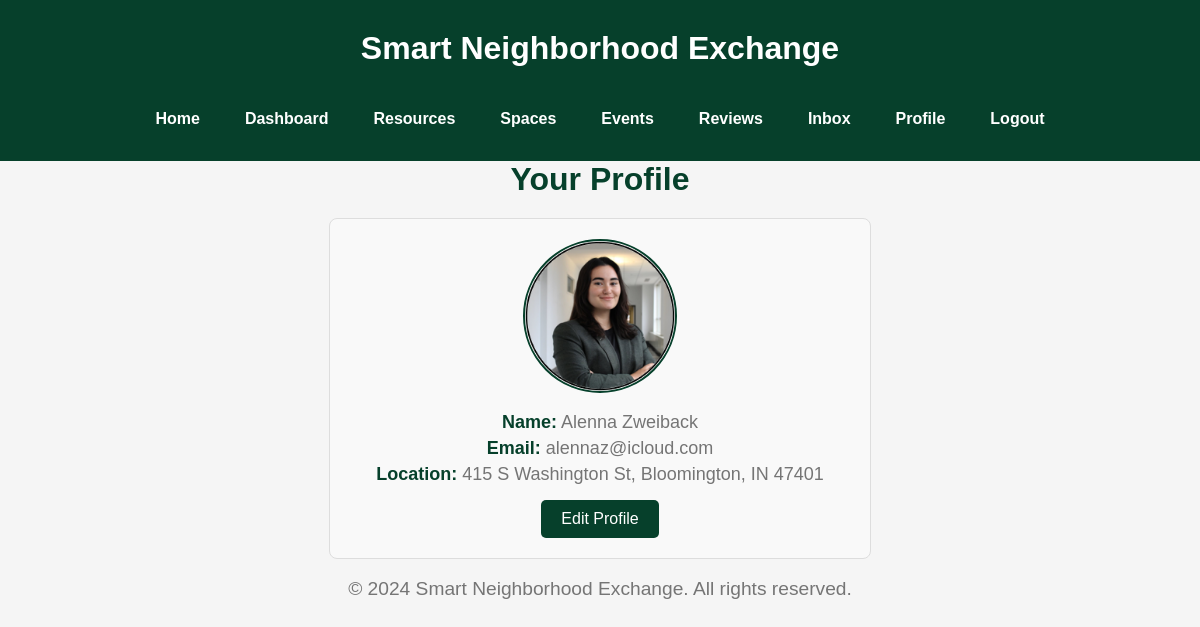
Screenshot of /profile (signed in) with the database file from the repository.
### tables this page shows
CREATE TABLE Users (
    user_id INTEGER PRIMARY KEY AUTOINCREMENT,
    name TEXT NOT NULL,
    email TEXT NOT NULL UNIQUE,
    password TEXT NOT NULL,
    profile_image TEXT,
    location TEXT
);

### app.py (the view)
@app.route('/profile')
def profile():
    user_id = get_user_id()  # Assuming you have a function to get the current user's ID
    con = get_db()
    cur = con.execute("SELECT name, email, profile_image, location FROM Users WHERE user_id = ?", (user_id,))
    user = cur.fetchone()
    if user:
        user_data = {
            'name': user[0],
            'email': user[1],
            'profile_image': user[2],
            'location': user[3]
        }
        return render_template('profile/profile.html', user=user_data)
    else:
        flash("User not found.")
        return redirect(url_for('homepage'))

### app.py (called while the page is built)
def get_db():
    db = getattr(g, '_database', None)
    if db is None:
        db = g._database = sqlite3.connect(DATABASE)
    return db

@app.teardown_appcontext
def close_connection(exception):
    db = getattr(g, '_database', None)
    if db is not None:
        db.close()

def get_user_id():
    return session.get('user_id')

### templates/profile/profile.html (shortened to what this page needs)
{% extends "base.html" %}
{% block content %}
<header class="profile-header">
    <h1>Your Profile</h1>
</header>
<main class="profile-main">
    <div class="profile-container">
        <div class="profile-image">
            {% if user['profile_image'] %}
                <img src="{{ '/' + user['profile_image'] }}" alt="Profile Image" class="profile-img">
            {% else %}
                <p>No Profile Image</p>
            {% endif %}
        </div>
        <div class="profile-details">
            <p><strong>Name:</strong> {{ user['name'] }}</p>
            <p><strong>Email:</strong> {{ user['email'] }}</p>
            <p><strong>Location:</strong> {{ user['location'] }}</p>
        </div>
        <a href="{{ url_for('edit_profile') }}" class="button edit-profile-btn">Edit Profile</a>
    </div>
</main>
{% endblock %}

### static/css/style.css (style rules this page uses)
body { font-family: Arial, sans-serif; background-color: #f5f5f5; margin: 0; padding: 0; }
h1, h2 { color: #333333; }
h1 { font-size: 2em; text-align: center; margin-top: 0; color: #06402B; }
p { font-size: 0.95em; color: #666666; }
a { color: #06402B; text-decoration: none; }
.button { display: inline-block; padding: 10px 20px; margin-top: 10px; font-size: 16px; color: #fff; background-color: #06402B; text-decoration: none; border-radius: 5px; text-align: center; }
.profile-header { text-align: center; margin-bottom: 20px; }
.profile-main { display: flex; justify-content: center; align-items: center; flex-direction: column; }
.profile-container { border: 1px solid #ddd; padding: 20px; width: 60%; max-width: 500px; border-radius: 8px; background-color: #f9f9f9; text-align: center; }
.profile-image { margin-bottom: 15px; }
.profile-img { width: 150px; height: 150px; object-fit: cover; border-radius: 50%; border: 2px solid #06402B; }
.profile-details p { font-size: 18px; margin: 5px 0; }
body { overflow-y: auto; }
body { font-family: Arial, sans-serif; background-color: #f5f5f5; margin: 0; padding: 0; overflow-y: auto; }
header h1 { text-align: center; color: #06402B; margin-bottom: 20px; }
p { text-align: center; color: #666; font-size: 1.2em; }
h1, h2 { text-align: center; color: #2a643d; margin-bottom: 20px; }
strong { color: #06402B; }
p { text-align: center; color: #757575; font-size: 1.2em; }

### rows the page displays
Users: name "Alenna Zweiback", email "alennaz@icloud.com", location "415 S Washington St, Bloomington, IN 47401"
